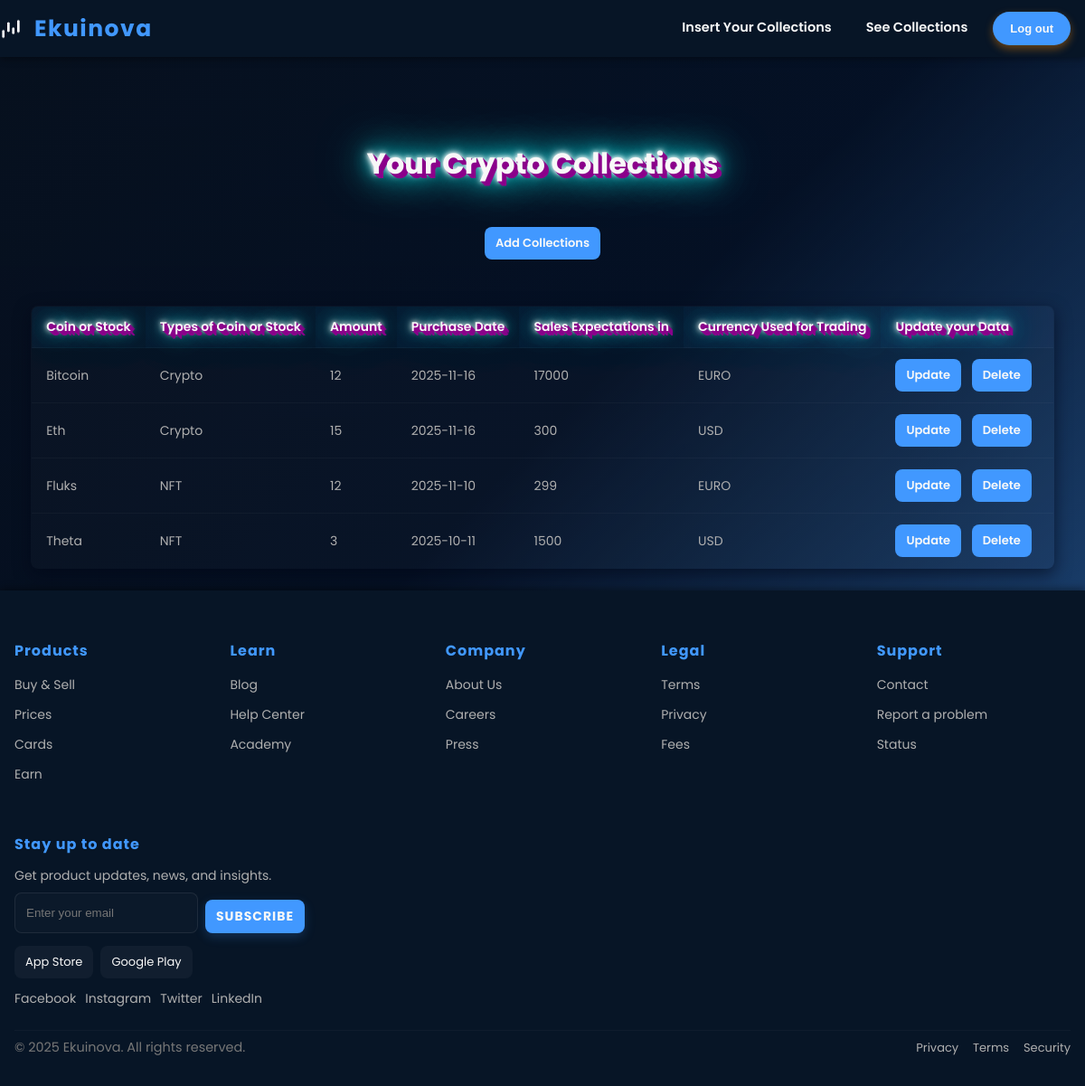
Page /Register/output.php on the committed database.
### tables this page shows
CREATE TABLE `input` (
  `id` int NOT NULL,
  `coin` varchar(100) NOT NULL,
  `type` varchar(100) NOT NULL,
  `amount` int NOT NULL,
  `buyat` varchar(255) NOT NULL,
  `sellat` varchar(100) NOT NULL,
  `currency` varchar(100) NOT NULL
);

### Register/output.php (the view, shortened to what this page needs)
<!DOCTYPE html>
<html lang="en">
<head>
    <link rel="stylesheet" href="output.css">
</head>
<body>
  <header>
    <nav class="navbar" role="navigation" aria-label="main navigation">
    <div class="logo" aria-label="Ekuinova Logo"><img src="001-technical.png" alt="" style="height: 22px; width: 22px; margin-left: -15px; margin-right: 5px;"> Ekuinova </div>
    <div class="nav-links" aria-label="Primary navigation">
      <a href="input.php" tabindex="0"> Insert Your Collections </a>
      <a href="output.php" tabindex="0"> See Collections </a>
      <button class="login" type="button" onclick="window.location.href = 'land.php'"> Log out </button>
    </div>
    </nav>
  </header>
  <div class="container">
        <h1> Your Crypto Collections </h1>
        <br>
        <div class="tambah-data-link">
            <a class="butn" href="input.php"> Add Collections </a>
        </div>
        <br>
        <br>
    </div>
    <div class="container">
    <table class="results-table">
        <tr>
            <th> Coin or Stock </th>
            <th> Types of Coin or Stock </th>
            <th> Amount </th>
            <th> Purchase Date </th>
            <th> Sales Expectations in </th>
            <th> Currency Used for Trading </th>
            <th> Update your Data </th>
        </tr>
        <?php
        include "koneksi.php";
        $data = mysqli_query($koneksi, "select * from input");
        while($d = mysqli_fetch_array($data)){
            ?>
            <tr>
                <td><?php echo $d['coin']?></td>
                <td><?php echo $d['type']?></td>
                <td><?php echo $d['amount']?></td>
                <td><?php echo $d['buyat']?></td>
                <td><?php echo $d['sellat']?></td>
                <td><?php echo $d['currency']?></td>
                <td>
                  <a class="btn" href="update.php?id=<?php echo $d['coin']; ?>">Update</a>
                  <a class="btn" href="delete.php?id=<?php echo $d['coin']; ?>">Delete</a>
                </td>
            </tr>
            <?php
            }
        ?>
          </table>
          </div>
  <footer aria-labelledby="site-footer">
    <div class="footer-top">
      <div class="footer-container" role="contentinfo">
        <section class="footer-section" aria-labelledby="footer-products">
          <h4 id="footer-products">Products</h4>
          <ul>
            <li><a href="#">Buy & Sell</a></li>
            <li><a href="#">Prices</a></li>
            <li><a href="#">Cards</a></li>
            <li><a href="#">Earn</a></li>
          </ul>
        </section>
        <section class="footer-section" aria-labelledby="footer-learn">
          <h4 id="footer-learn">Learn</h4>
          <ul>
            <li><a href="#">Blog</a></li>
            <li><a href="#">Help Center</a></li>
            <li><a href="#">Academy</a></li>
          </ul>
        </section>
        <section class="footer-section" aria-labelledby="footer-company">
          <h4 id="footer-company">Company</h4>
          <ul>
            <li><a href="#">About Us</a></li>
            <li><a href="#">Careers</a></li>
            <li><a href="#">Press</a></li>
          </ul>
        </section>
        <section class="footer-section" aria-labelledby="footer-legal">
          <h4 id="footer-legal">Legal</h4>
          <ul>
            <li><a href="#">Terms</a></li>
            <li><a href="#">Privacy</a></li>
            <li><a href="#">Fees</a></li>
          </ul>
        </section>
        <section class="footer-section" aria-labelledby="footer-support">
          <h4 id="footer-support">Support</h4>
          <ul>
            <li><a href="#">Contact</a></li>
            <li><a href="#">Report a problem</a></li>
            <li><a href="#">Status</a></li>
          </ul>
        </section>
        <section class="footer-section newsletter" aria-labelledby="footer-newsletter">
          <h4 id="footer-newsletter">Stay up to date</h4>
          <p class="muted">Get product updates, news, and insights.</p>
          <form class="newsletter-form" action="#" method="post" onsubmit="return false;">
            <input id="footer-email" type="email" placeholder="Enter your email" aria-label="Email address">
            <button class="cta small" type="submit">Subscribe</button>
          </form>
          <div class="app-badges">
            <a class="app" href="#" aria-label="Download on the App Store">App Store</a>
            <a class="app" href="#" aria-label="Get it on Google Play">Google Play</a>
          </div>
          <div class="social-links">
            <a href="#" aria-label="Facebook">Facebook</a>
            <a href="#" aria-label="Instagram">Instagram</a>
            <a href="#" aria-label="Twitter">Twitter</a>
            <a href="#" aria-label="LinkedIn">LinkedIn</a>
          </div>
        </section>
      </div>
    </div>
    <div class="footer-bottom">
      <div class="footer-container">
        <div>&copy; 2025 Ekuinova. All rights reserved.</div>
        <div class="footer-legal-links">
          <a href="#">Privacy</a>
          <a href="#">Terms</a>
          <a href="#">Security</a>
        </div>
      </div>
    </div>
  </footer>
</body>
</html>

### rows in the picture
input: coin "Bitcoin", type "Crypto", amount "12", buyat "2025-11-16", sellat "17000", currency "EURO"
input: coin "Eth", type "Crypto", amount "15", buyat "2025-11-16", sellat "300", currency "USD"
input: coin "Fluks", type "NFT", amount "12", buyat "2025-11-10", sellat "299", currency "EURO"
input: coin "Theta", type "NFT", amount "3", buyat "2025-10-11", sellat "1500", currency "USD"
